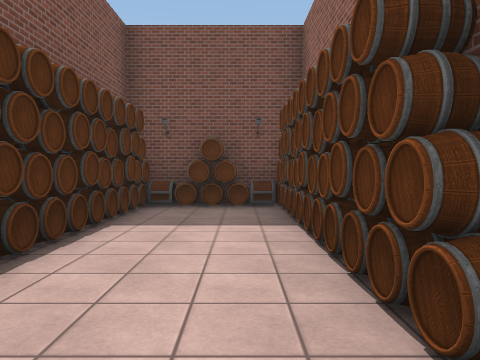
View 1 (above)

24 first-person views from a walk through a scene from a Unity 3-D project. The camera is 1.4 m above the floor, tilts 2° down and sees 70° across. The floor is counted in squares, 2 m on a side. Each view is taken from the middle of a square. On the plan, view 1 faces up. The plan holds only what a view shows up to about 11 squares ahead; the rest is blank. The place goes on beyond the plan. The player character is not drawn. Some surface patterns are stand-ins.

View 2
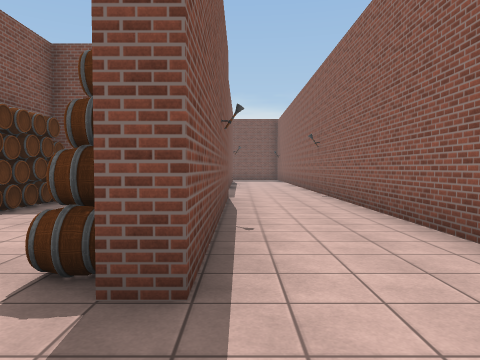

View 3
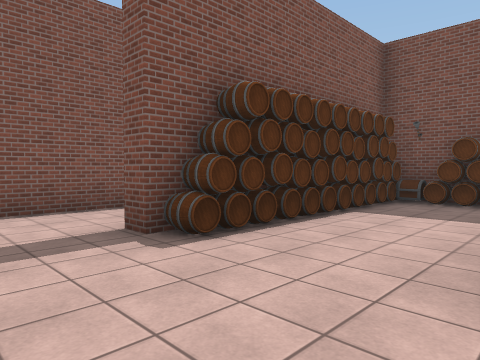

View 4
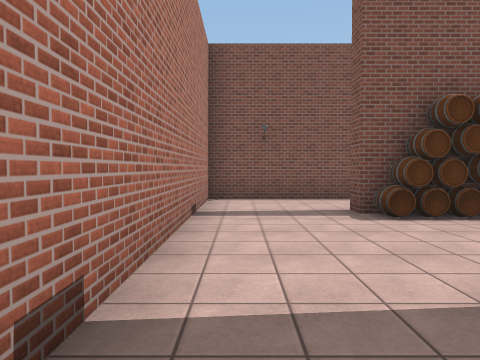

View 5
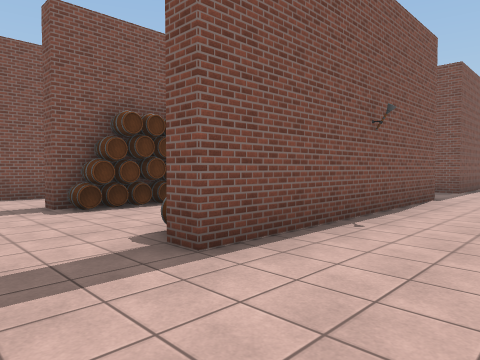

View 6
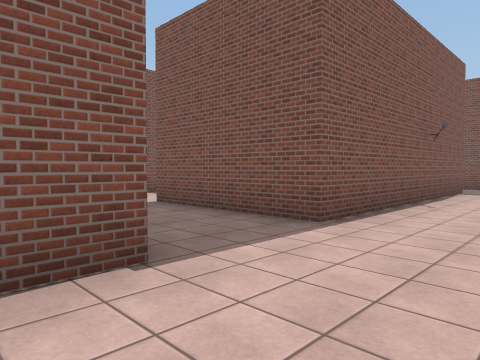

View 7
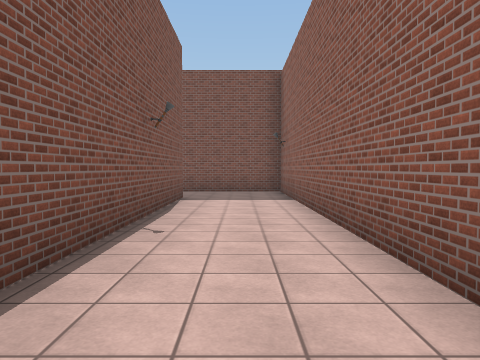

View 8
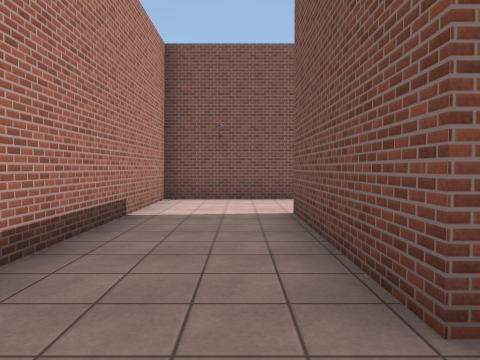

View 9
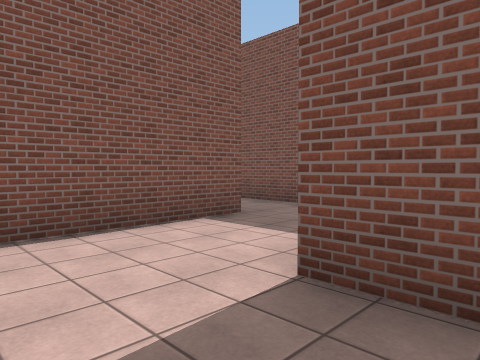

View 10
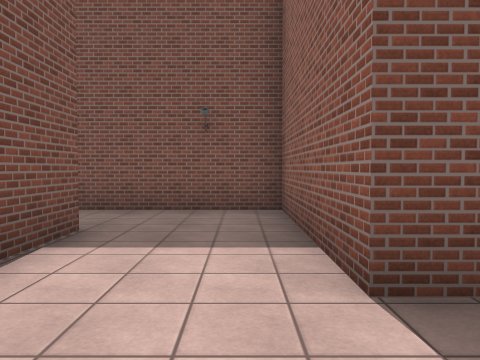

View 11
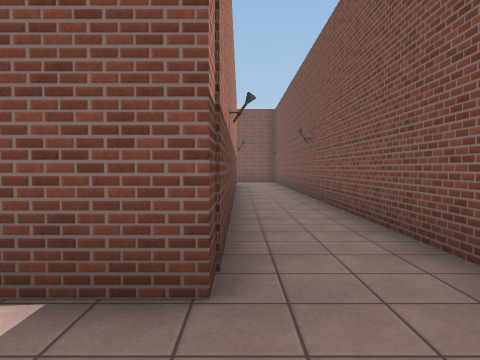

View 12
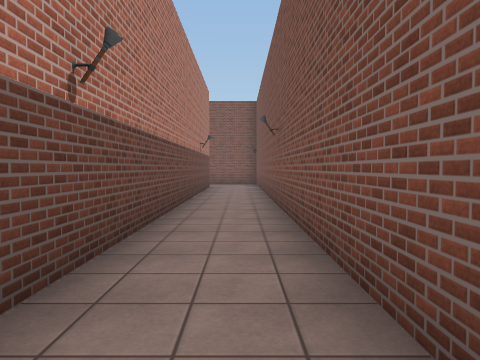

View 13
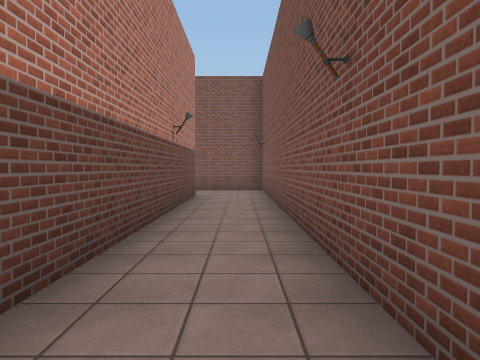

View 14
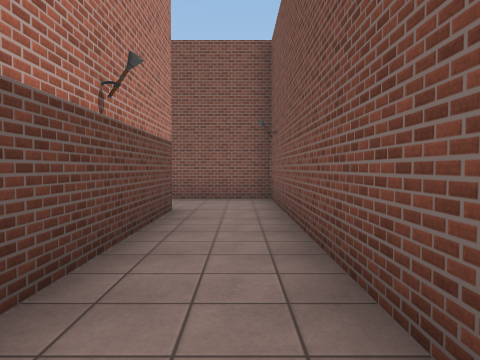

View 15
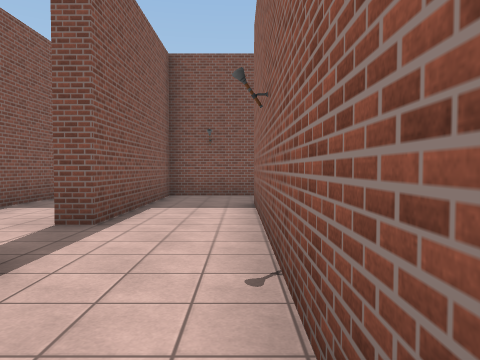

View 16
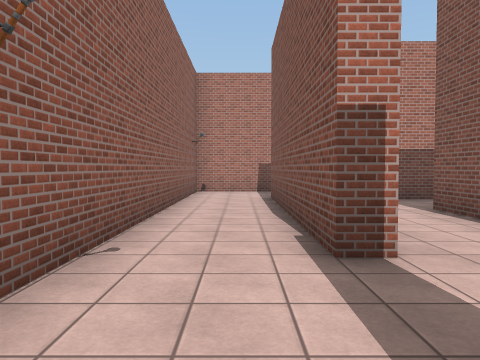

View 17
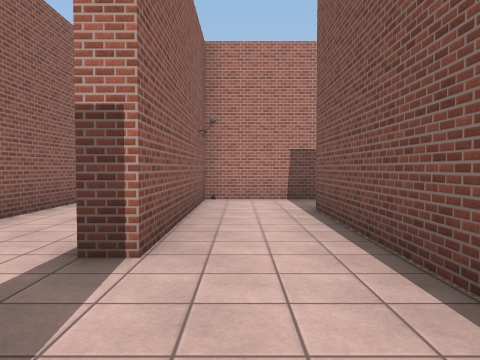

View 18
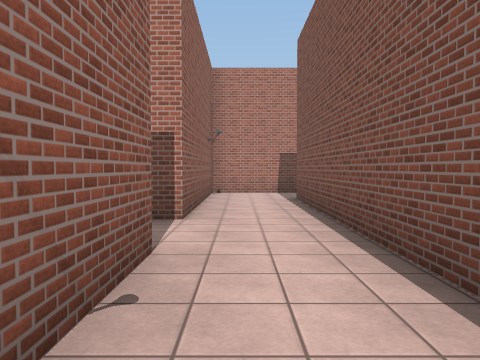

View 19
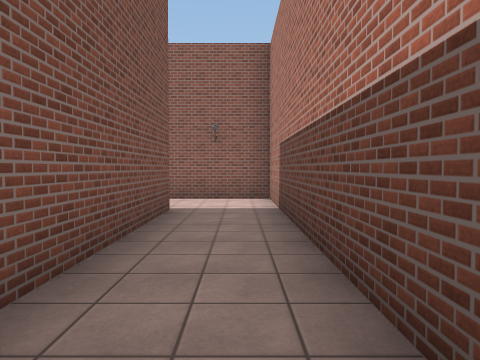

View 20
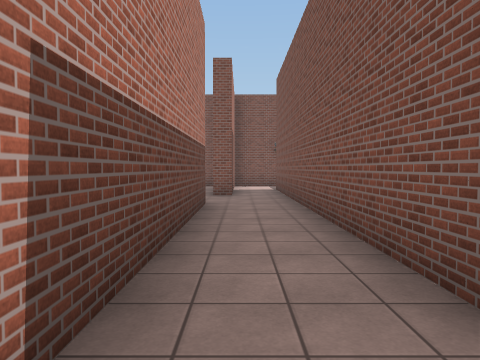

View 21
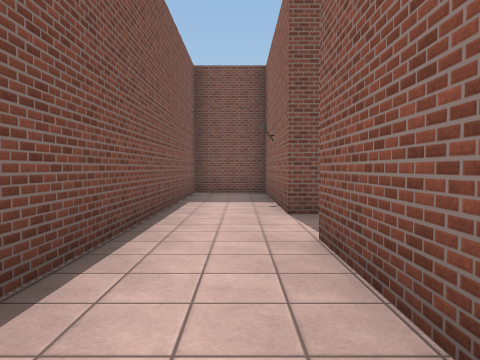

View 22
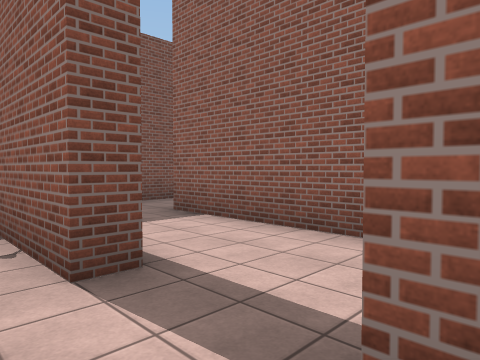

View 23
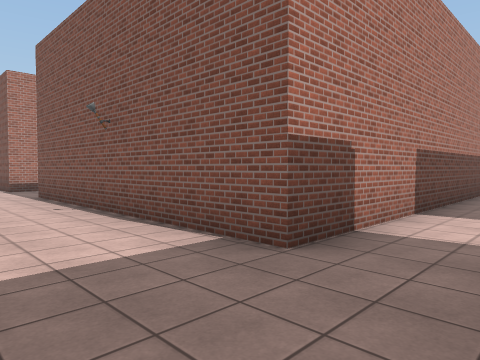

View 24
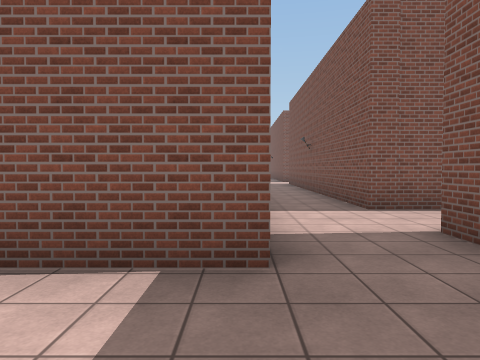

### Floor plan
Ten units are one square. View 1 is at (0, 0); x grows to the right and y downward. Boxes are objects, and circles mark ways between rooms. Rooms are numbered by the first view taken in them; rooms with no view inside come last. Other rooms are left out.
<svg viewBox="-300 -210 347 232">
<path fill="none" stroke="#000" d="M9 -68 -20 -68M16 -15 16 -8 11 -8M-48 -20 -48 17 21 17M42 -21 42 -192 2 -192M6 -172 16 -172 16 -98 -23 -98 -23 -137 -176 -137M-177 -119 -48 -119 -48 -74 16 -74 16 -64M-202 -74 -198 -74 -198 -17M-176 -137 -198 -137 -198 -92 -202 -92M-200 2 -177 2 -177 -119M-278 -23 -202 -23 -202 -74M-202 -92 -202 -137 -223 -137 -223 -42 -295 -42M-18 -205 -18 -192 -34 -192M-36 -172 6 -172"/>
<rect x="-25" y="-15" width="10" height="10" fill="#bbb"><title>other object</title></rect>
<rect x="-25" y="-25" width="10" height="10" fill="#bbb"><title>other object</title></rect>
<rect x="-25" y="-35" width="10" height="10" fill="#bbb"><title>other object</title></rect>
<rect x="-25" y="-45" width="10" height="10" fill="#bbb"><title>other object</title></rect>
<rect x="-25" y="-55" width="10" height="10" fill="#bbb"><title>other object</title></rect>
<rect x="-25" y="-65" width="10" height="10" fill="#bbb"><title>other object</title></rect>
<rect x="-15" y="-55" width="10" height="10" fill="#bbb"><title>chest</title></rect>
<rect x="-15" y="-65" width="10" height="10" fill="#bbb"><title>other object</title></rect>
<rect x="-5" y="-65" width="10" height="10" fill="#bbb"><title>chest</title></rect>
<rect x="5" y="-25" width="10" height="10" fill="#bbb"><title>other object</title></rect>
<rect x="5" y="-35" width="10" height="10" fill="#bbb"><title>other object</title></rect>
<rect x="5" y="-45" width="10" height="10" fill="#bbb"><title>other object</title></rect>
<rect x="5" y="-55" width="10" height="10" fill="#bbb"><title>other object</title></rect>
<rect x="5" y="-65" width="10" height="10" fill="#bbb"><title>other object</title></rect>
<circle cx="-170" cy="-130" r="3" fill="#2a7"/>
<circle cx="15" cy="-185" r="3" fill="#2a7"/>
<circle cx="-200" cy="-85" r="3" fill="#2a7"/>
<text x="-10" y="-80">1</text>
<text x="-190" y="-70">2</text>
<text x="-240" y="-40">3</text>
<text x="-10" y="-190">4</text>
</svg>
Room 1 opens to room 2. Room 1 opens to room 4. Room 2 opens to room 3.

Where each view was taken, in squares from view 1:
view 1: 0 up, 0 right, facing up
view 2: 1 down, 2 right, facing up
view 3: 1 down, 1 right, facing up-left
view 4: 1 down, 3 right, facing left
view 5: 1 down, 4 right, facing up-left
view 6: 6 up, 4 right, facing up-left
view 7: 9 up, 3 right, facing up
view 8: 9 up, 3 right, facing left
view 9: 8 up, 1 left, facing up-left
view 10: 8 up, 3 left, facing up
view 11: 12 up, 3 left, facing left
view 12: 13 up, 5 left, facing left
view 13: 13 up, 9 left, facing left
view 14: 13 up, 12 left, facing left
view 15: 5 up, 18 left, facing up
view 16: 10 up, 19 left, facing down
view 17: 10 up, 21 left, facing down
view 18: 12 up, 21 left, facing down
view 19: 3 up, 28 left, facing right
view 20: 3 up, 21 left, facing left
view 21: 4 up, 21 left, facing up
view 22: 7 up, 21 left, facing up-right
view 23: 19 up, 4 right, facing down-left
view 24: 17 up, 4 right, facing left
